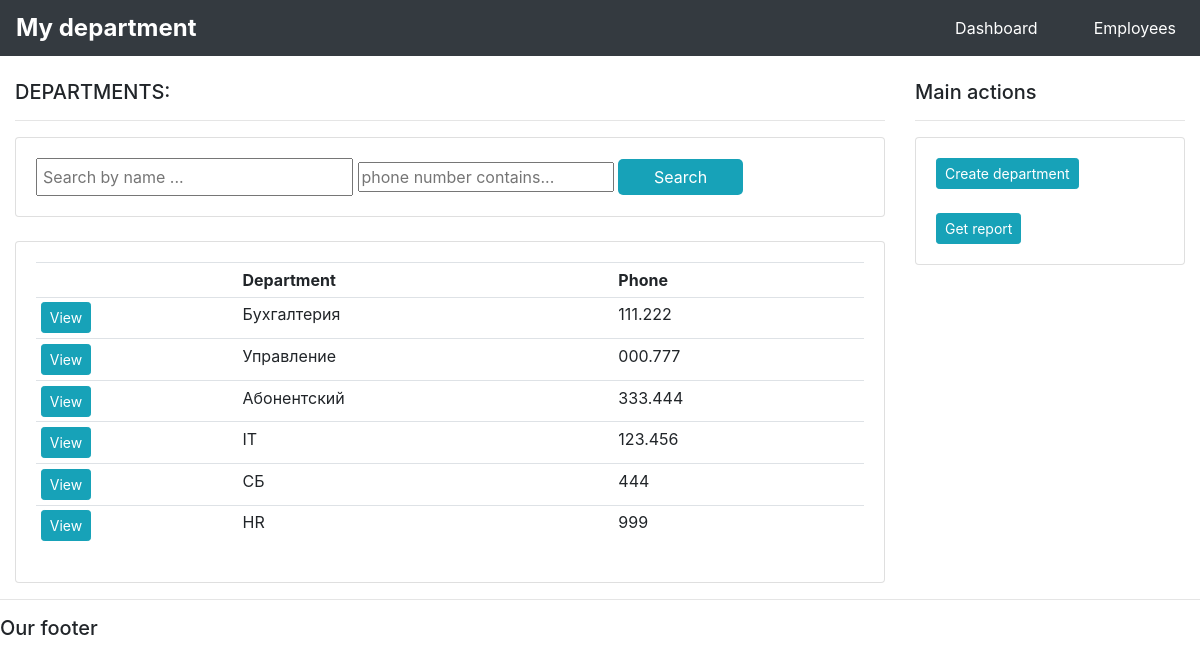
The page / on the database its author committed.
### uchet/models.py (models this page shows, shortened)
class Otdel(models.Model):
    name = models.CharField('Название отдела', max_length=100)
    phone = models.CharField('Телефон отдела', max_length=100)
    class Meta:
        verbose_name = 'Отдел'
        verbose_name_plural = 'Отделы'

### uchet/views.py (the view)
# urls.py: path('', views.home, name = 'home'),
def home(request):
    departments = Otdel.objects.all()
    if request.method == 'GET':
        dep_name = request.GET.get('search_name')
        dep_phone = request.GET.get('search_phone')
        if dep_name:
            departments = Otdel.objects.filter(name__contains = dep_name)
        if dep_phone:
            departments = Otdel.objects.filter(phone__contains = dep_phone)
    context = {
        'departments': departments
    }
    return render(request, 'uchet/dashboard.html', context)

### uchet/templates/uchet/dashboard.html
{%  extends 'uchet/main.html' %}
{% block content %}
<br>
<div class="row">
	<div class="col-md-9">
        <h5>DEPARTMENTS:</h5>
        <hr>
        <div class="card card-body">
            <form action="" method="GET" class="dep-search-form">
                <input type="text" placeholder="Search by name ... " class="search-name" name="search_name">
                <input type="text" id="phone" placeholder="phone number contains..." class="search_phone" name="search-phone">
                <input type="submit" value="Search" class="search-btn">
            </form>
        </div>
        <br>
		<div class="card card-body">
			<table class="table table-sm">
				<tr>
					<th></th>
					<th>Department</th>
					<th>Phone</th>
				</tr>
				{% for department in departments %}
					<tr>
						<td><a class="btn btn-sm btn-info" href="{% url 'department' department.id %}">View</a></td>
						<td>{{department.name}}</td>
						<td>{{department.phone}}</td>
					</tr>
				{% endfor %}
			</table>
		</div>
	</div>
	<div class="col-md-3">
		<h5>Main actions</h5>
		<hr>
		<div class="card card-body">
            <div>
                <a class="btn btn-sm btn-info" href="{% url 'create_department' %}">Create department</a>
            </div>
            <br>
            <div>
                <a class="btn btn-sm btn-info" href="{% url 'get-report' %}">Get report</a>
            </div>
		</div>
	</div>
</div>
{% endblock %}

### static/uchet/style.css (style rules this page uses)
.search-name { padding: 5px 60px 5px 5px; }
.search-btn { background-color: #17A2B8; border: 1px solid transparent; border-radius: 5px; padding: 5px 35px; color: white; }

### rows shown on the page
Otdel: name "Бухгалтерия", phone "111.222"
Otdel: name "Управление", phone "000.777"
Otdel: name "Абонентский", phone "333.444"
Otdel: name "IT", phone "123.456"
Otdel: name "СБ", phone "444"
Otdel: name "HR", phone "999"
